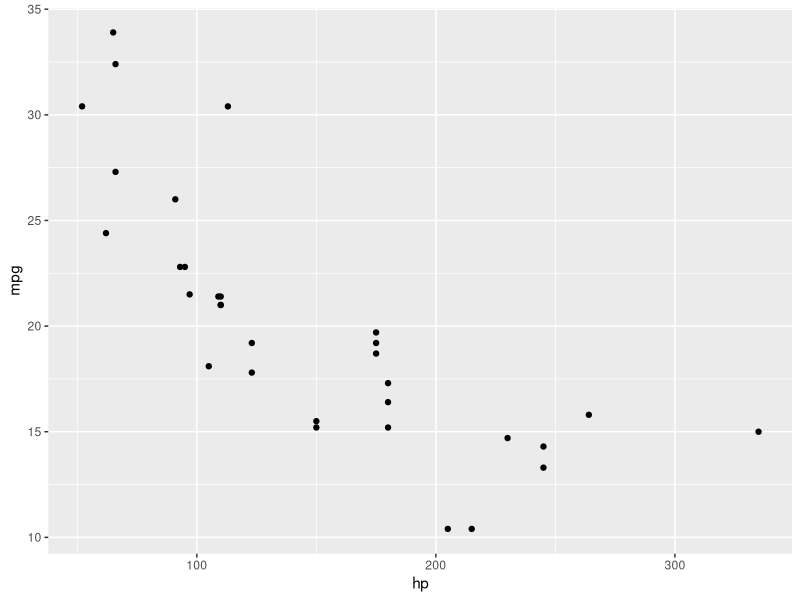
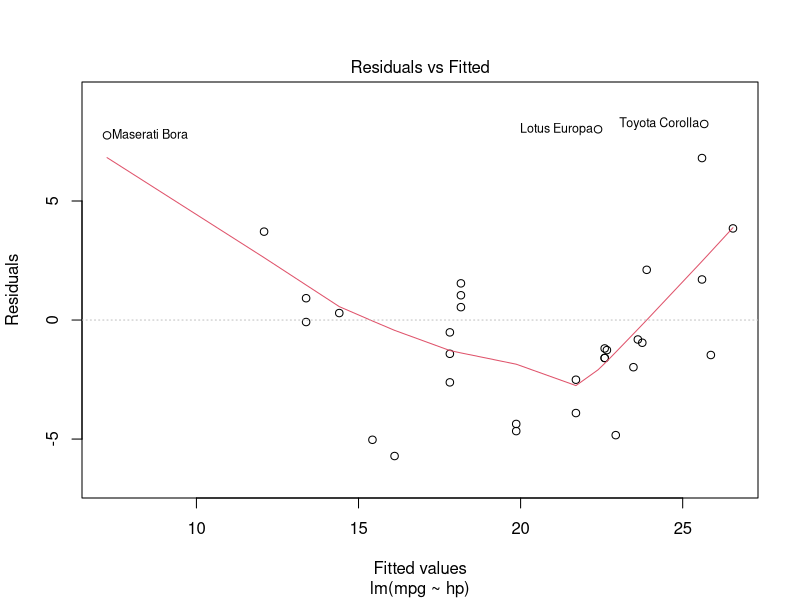
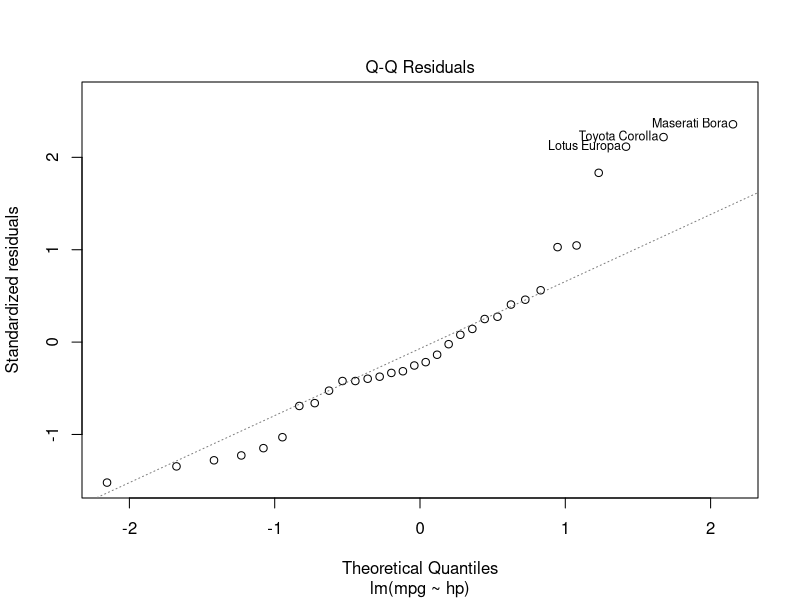
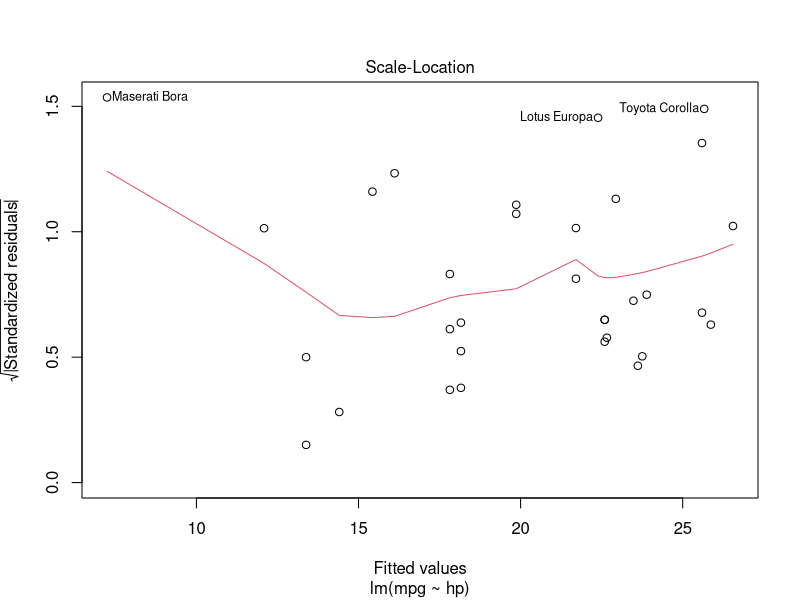
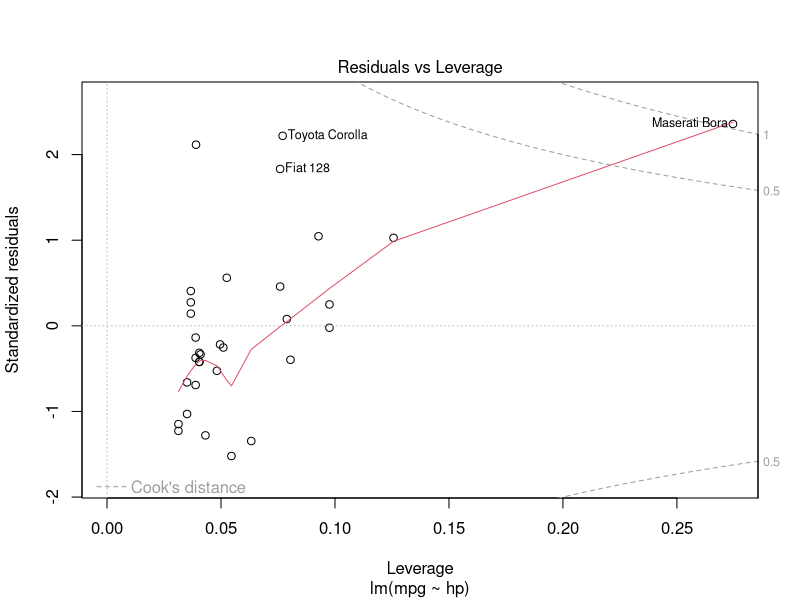
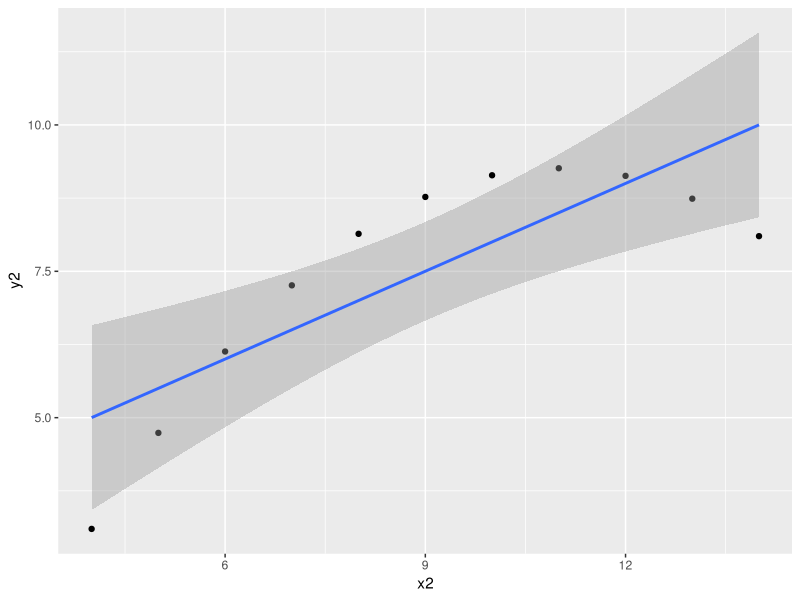

Recreate these plots in R, in order.
## ---- chunk 1
library(tidyverse)
mtcars <- mtcars
## ---- chunk 2
plt_1 <- 
  {ggplot(mtcars, aes(hp, mpg)) + geom_point()} %>% 
  print
## ---- chunk 3
with(data = mtcars,
  cor(x = hp, y = mpg))
## ---- chunk 4
with(data = mtcars,
  cor(x = hp, y = mpg, method = 'spearman'))
## ---- chunk 5

# do linear regression
m <- lm(formula = mpg ~ hp, data = mtcars)

m # quick overview
## ---- chunk 6
summary(m) # shows more analysis than just print(m)
## ---- chunk 7

plot(m)
## ---- chunk 8

anscombe <- datasets::anscombe
## ---- chunk 9

ggplot(anscombe, aes(x2, y2)) + geom_point() + 
  geom_smooth(method = 'lm')
